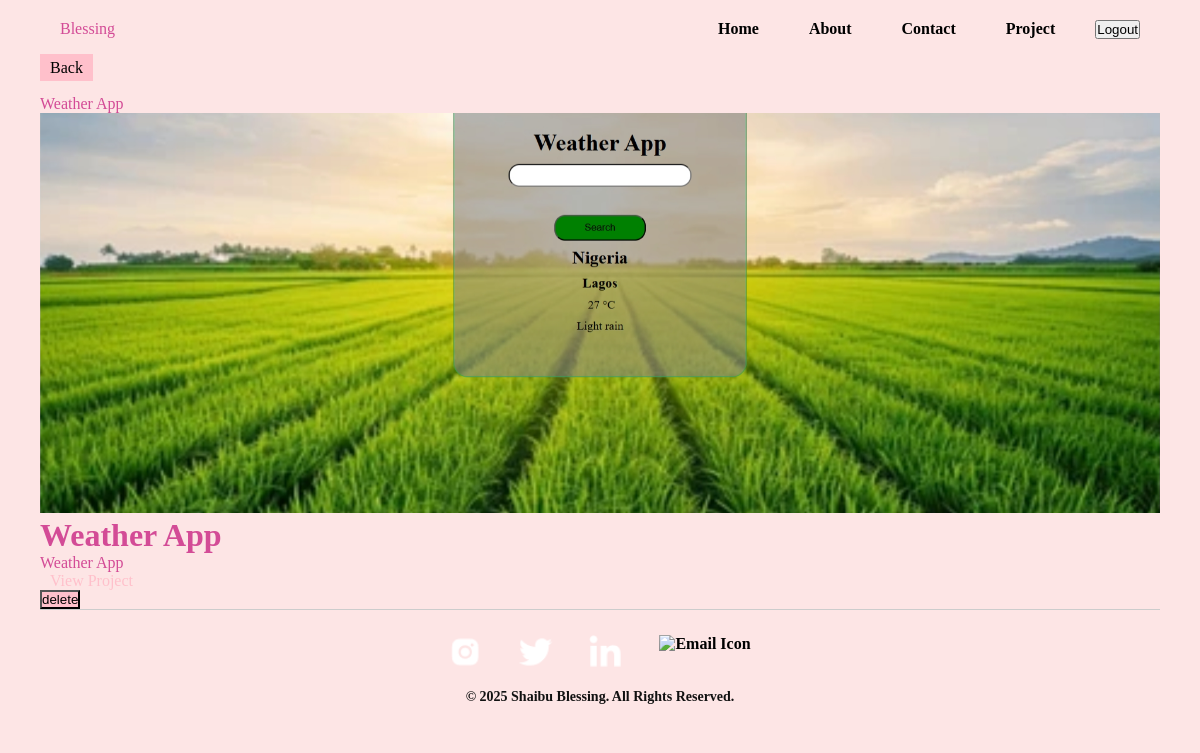
/project/13/ (signed in), run on the app's committed database.
### project/models.py (models this page shows, shortened)
class Project(models.Model):
    name = models.CharField(max_length=225)
    description = models.TextField()
    url = models.URLField()
    date = models.DateTimeField(auto_now_add=True, blank=True, null=True)
    image = models.ImageField(default="sample.png", blank=True)

### project/views.py (the view)
# urls.py: path("<int:pk>/", views.detail_project, name="detail_project"),
@login_required(login_url="login")
def detail_project(request, pk):
    singleproject = Project.objects.get(pk = pk)
    return render(request, "project/project_details.html", {"singleproject" : singleproject})

### project/templates/project/project_details.html (shortened to what this page needs)
{% extends 'layout.html' %}
{% block main %}
<a style="background-color: pink;" href="{% url 'projects' %}"> Back</a>
<br><br>
<div>
    {{singleproject.name}}
    <img src="{{singleproject.image.url}}" style="width: 100%; height: 400px; object-fit: cover;" alt="{{singleproject.name}}">
    <h1>
    {{singleproject.name}}
    </h1>
    <p>{{singleproject.name}}</p>
    <a style="color: pink;"  href="{{singleproject.url}}">View Project</a>
<b>
{%  if user.is_authenticated and user.is_superuser %}
    <form action="{% url 'delete_project' singleproject.pk %}" method="post">
        <button style="background-color: pink;">delete</button>
    </form>
    {% endif %}
</div>
{% endblock main %}

### static/css/style.css (style rules this page uses)
* { padding: 0; margin: 0 ; box-sizing: border-box; }
body { color: #d34b96; margin: 0 auto; background-color: #fde5e5; max-width: 1120px; }

### data on the page
Project: name "Weather App", image (picture)
